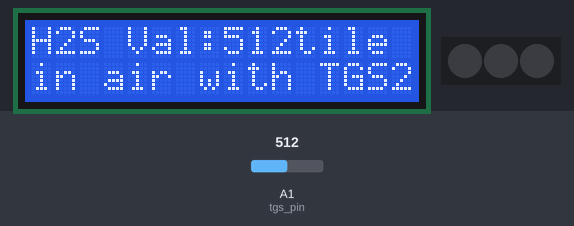
Recording of a sketch running on a simulated Arduino Uno, built with avr-gcc and run on an emulated ATmega328P. Parts: 16×2 character LCD, 3 RGB LEDs in strip order, left to right. The test bench sets the inputs (shaded band); at power-on: A1 (tgs_pin) = 512. What the sketch prints to the serial monitor is not drawn.

Above: at 1.2 s.
At 2.2 s:
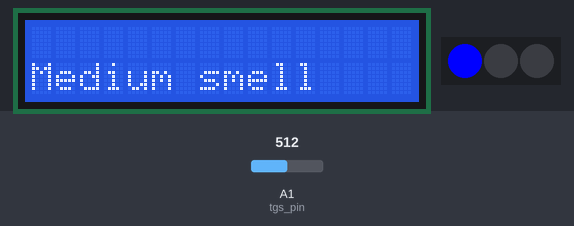
2.3 s: A1 (tgs_pin) set to 594
At 3.9 s:
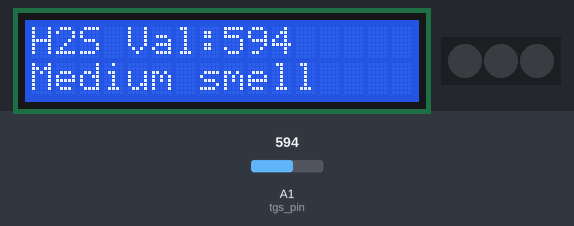
8.3 s: A1 (tgs_pin) set to 607
At 10.9 s:
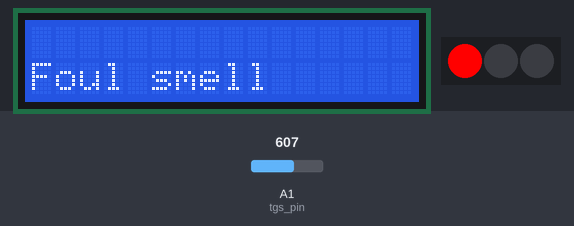
14.3 s: A1 (tgs_pin) set to 191
At 15.7 s:
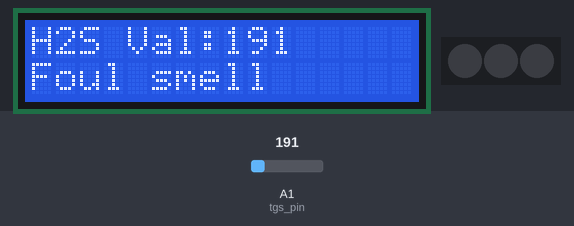
Timing chart, 0 to 26.3 s (numbered marks = the images above; inputs shaded):
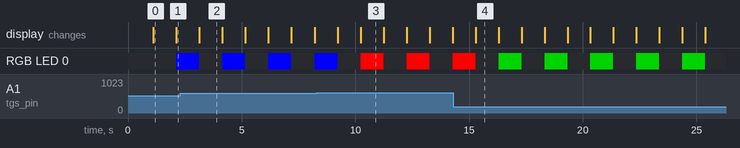

Measured:
- the behaviour switches between 600 and 601 on A1 (tgs_pin) (found by bisection; images 2 and 3)
- after the input at 2.3 s, the display: changes after 0.84 s (image 2)
- after the input at 8.3 s, the display: first changes after 0.92 s (image 3 shows a later state)
- after the input at 14.3 s, the display: changes after 0.99 s (image 4)
- what the display in image 0 shows lasts 1.0 s, from 1.1 s to 2.1 s

The sketch:

Detect_H2S_Volatile_in_Air.ino
```cpp
/* Prototype Name : To detect volatiles in the air (H2S in toilet)
   Input Sensor   : TGS2602 sensor
   Output Device  : Multicolor LED
   Libraries Used : LiquidCrystalPCF584 ,FastLED
*/
#include <LiquidCrystal_PCF8574.h> // https://github.com/mathertel/LiquidCrystal_PCF8574
LiquidCrystal_PCF8574 lcd(0x3F); // Check the sticker on the LCD to know the address

#include <FastLED.h> //
#define DATA_PIN 9// Digital pin number for LED (NeoPixel)
#define NUM_LEDS 3
CRGB leds[NUM_LEDS];
int tgs_pin = 1; //Analog A1
int sensorValue = 0;
void setup() {
  // initialize serial communication at 9600 bits per second:
  Serial.begin(9600);
  lcd.begin(16, 2);
  lcd.setBacklight(255);
  lcd.setCursor(0, 0);
  lcd.print("Detect volatile");
  lcd.setCursor(0, 1);
  lcd.print("in air with TGS2602");
  delay(1000);
  FastLED.addLeds<NEOPIXEL, DATA_PIN>(leds, NUM_LEDS);
}

// the loop routine runs over and over again forever:
void loop() {
  leds[0] = CRGB::Black;
  FastLED.show();
  // read the input on analog pin 0:
  sensorValue = analogRead(tgs_pin);
  // print out the value you read:
  Serial.println(sensorValue);

  lcd.setCursor(0, 0);
  lcd.print("H2S Val:");
  lcd.print(sensorValue);
  delay(1000);        // delay in between reads for stability
  func_tgs();

}
void func_tgs() {
  if (sensorValue > 0 && sensorValue < 200)
  {

    //delay(000); // Beeps if its Salt water.
    lcd.setCursor(0, 1);
    lcd.print("No Smell");
    leds[0] = CRGB::Green;
    FastLED.show();
    delay(1000);
  }
  else if (sensorValue >= 201 && sensorValue <= 600) {
    lcd.clear();
    lcd.setCursor(0, 1);
    lcd.print("Medium smell");
    leds[0] = CRGB::Blue;
    FastLED.show();
    delay(1000);
  }
  else if(sensorValue >= 601 && sensorValue <= 1023) {
    lcd.clear();
    lcd.setCursor(0, 1);
    lcd.print("Foul smell");
    leds[0] = CRGB::Red;
    FastLED.show();
    delay(1000);
  }
}
```
